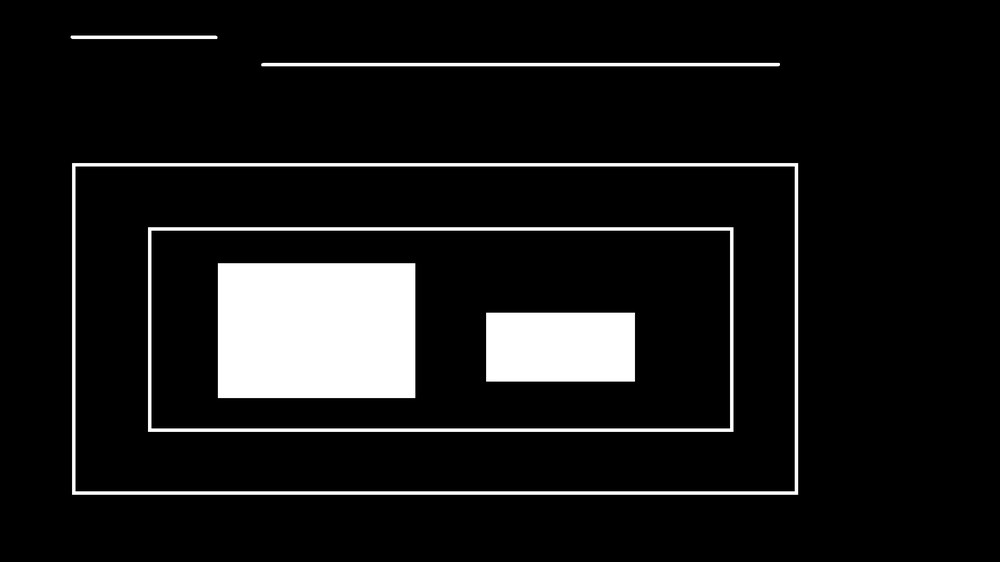
#> input picture data/hierarchy1.png, 1000 x 562 px, shrunk from 2304 x 1296 before the run
$ python 4.9.5_ContoursHierarchy.py
#> lines starting #> are read from the running program, lines starting #| are printed output that depends on the picture; after the words box and inside, x2 and y2 are one past the last pixel; in counts of white or black regions, pixels touching at a corner belong together
import cv2 as cv
import numpy as np

img = cv.imread('./data/hierarchy1.png')
#> img is the input picture: shape (562, 1000, 3); min 0, max 255, mean 23.6
imgray = cv.cvtColor(img, cv.COLOR_BGR2GRAY)
ret, thresh = cv.threshold(imgray, 127, 255, 0)
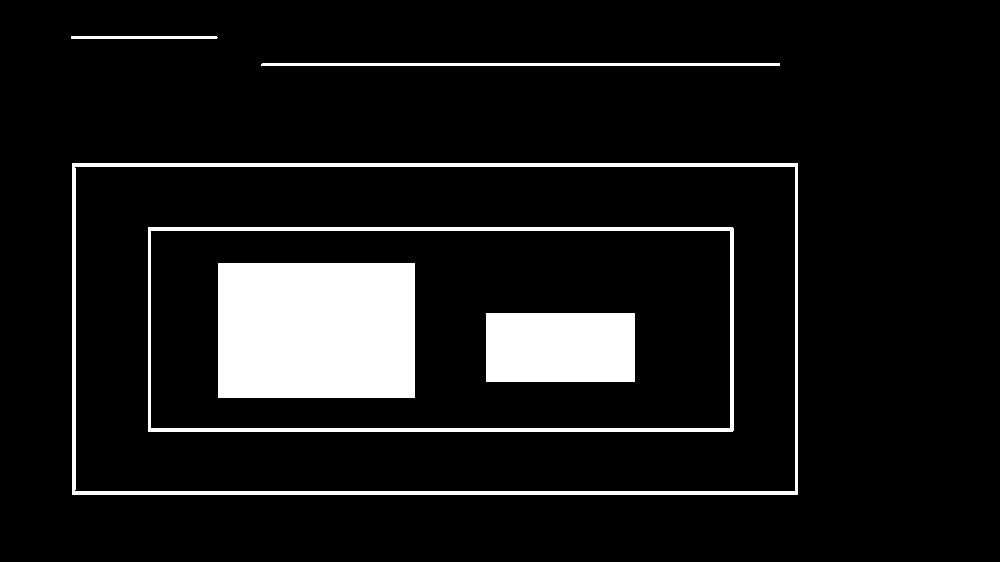
#> thresh: shape (562, 1000); 9.4% white; 6 white regions

# 只检索所有的轮廓，但不创建任何亲子关系。在这个规则下，父轮廓和子轮廓是平等的，他们只是轮廓。他们都属于同一层级
print('RETR_LIST==1----------------------------------------------------------------')
contours, hierarchy = cv.findContours(thresh, cv.RETR_LIST, cv.CHAIN_APPROX_SIMPLE)
#> contours = 8 contours; box (x1, y1, x2, y2) and area: (72, 163, 798, 495) 239975, (74, 166, 796, 492) 234001, (148, 227, 734, 432) 119339, (150, 230, 731, 429) 114838, (218, 263, 415, 398) 26264, (486, 313, 635, 382) 10064, (261, 63, 780, 66) 1036, (71, 36, 218, 39) 291
print(hierarchy)
#| [[[ 1 -1 -1 -1]
#|   [ 2  0 -1 -1]
#|   [ 3  1 -1 -1]
#|   [ 4  2 -1 -1]
#|   [ 5  3 -1 -1]
#|   [ 6  4 -1 -1]
#|   [ 7  5 -1 -1]
#|   [-1  6 -1 -1]]]

imRETR_LIST = img.copy()
cnt = contours[0]
#> cnt = [[486, 313], [486, 381], [634, 381], [634, 313]]
cv.drawContours(imRETR_LIST, [cnt], 0, (255, 0, 0), 3)
cnt = contours[1]
#> cnt = [[218, 263], [218, 397], [414, 397], [414, 263]]
cv.drawContours(imRETR_LIST, [cnt], 0, (0, 255, 0), 3)
cnt = contours[2]
#> cnt = [[150, 231], [151, 230], [729, 230], [730, 231], [730, 427], [729, 428], [151, 428], [150, 427]]
cv.drawContours(imRETR_LIST, [cnt], 0, (0, 0, 255), 3)
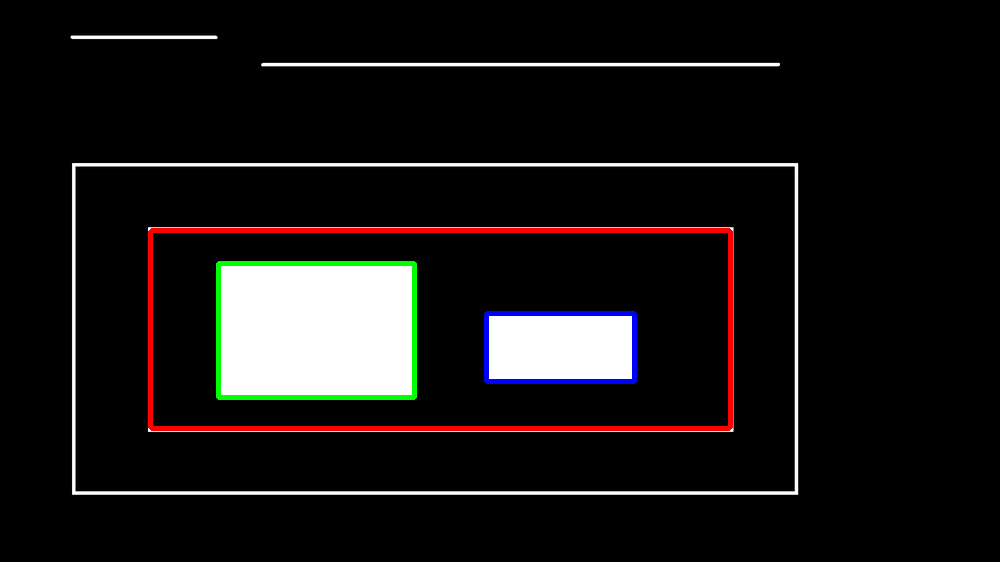
#> imRETR_LIST: shape (562, 1000, 3); mean B, G, R 21.1, 21.6, 23.7
cv.imshow('imRETR_LIST', imRETR_LIST)

# 如果使用此标志，它只返回极端外部标志
print('RETR_EXTERNAL==0----------------------------------------------------------------')
contours, hierarchy = cv.findContours(thresh, cv.RETR_EXTERNAL, cv.CHAIN_APPROX_SIMPLE)
#> contours = 3 contours; box (x1, y1, x2, y2) and area: (72, 163, 798, 495) 239975, (261, 63, 780, 66) 1036, (71, 36, 218, 39) 291
print(hierarchy)
#| [[[ 1 -1 -1 -1]
#|   [ 2  0 -1 -1]
#|   [-1  1 -1 -1]]]

imRETR_EXTERNAL = img.copy()
cnt = contours[0]
#> cnt = [[72, 163], [72, 494], [797, 494], [797, 163]]
cv.drawContours(imRETR_EXTERNAL, [cnt], 0, (255, 0, 0), 3)
cnt = contours[1]
#> cnt = [[262, 63], [261, 64], [261, 65], [779, 65], [779, 63]]
cv.drawContours(imRETR_EXTERNAL, [cnt], 0, (0, 255, 0), 3)
cnt = contours[2]
#> cnt = [[71, 36], [71, 38], [216, 38], [217, 37], [216, 36]]
cv.drawContours(imRETR_EXTERNAL, [cnt], 0, (0, 0, 255), 3)
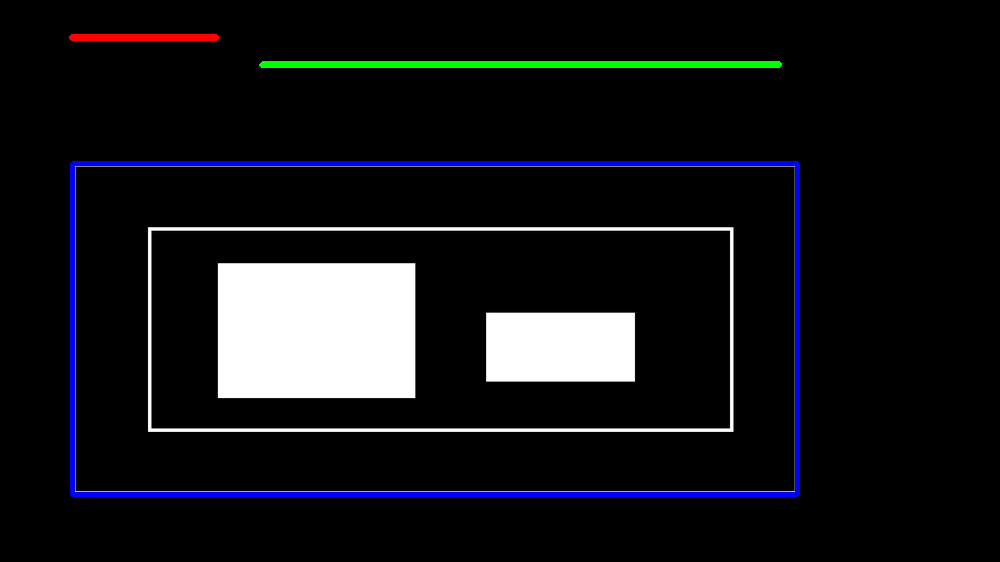
#> imRETR_EXTERNAL: shape (562, 1000, 3); mean B, G, R 24.5, 21.4, 20.2
cv.imshow('imRETR_EXTERNAL', imRETR_EXTERNAL)


img = cv.imread('./data/hierarchy2.png')
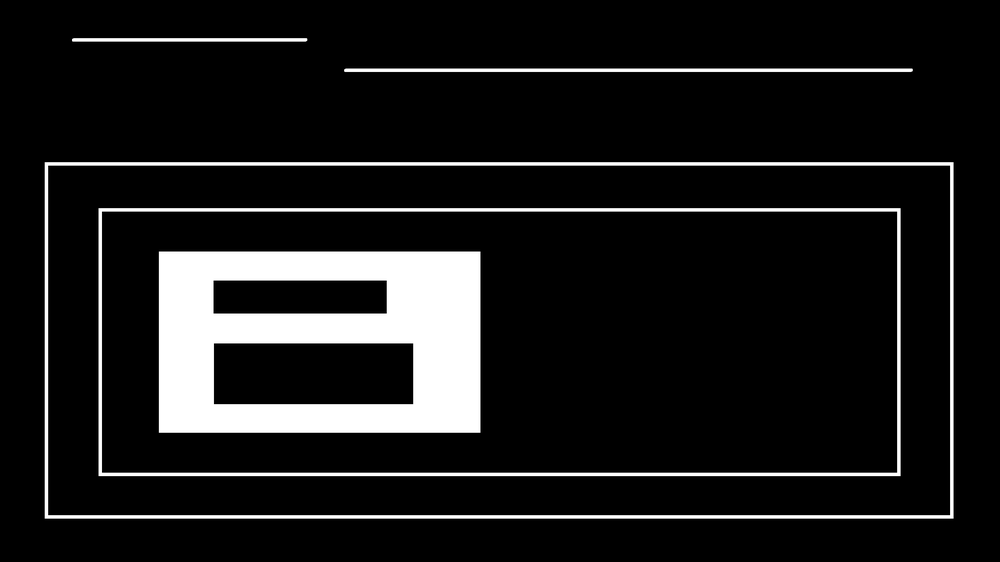
#> input picture data/hierarchy2.png, 1000 x 562 px, shrunk from 2304 x 1296 before the run
#> img is the input picture: shape (562, 1000, 3); min 0, max 255, mean 27
imgray = cv.cvtColor(img, cv.COLOR_BGR2GRAY)
ret, thresh = cv.threshold(imgray, 127, 255, 0)
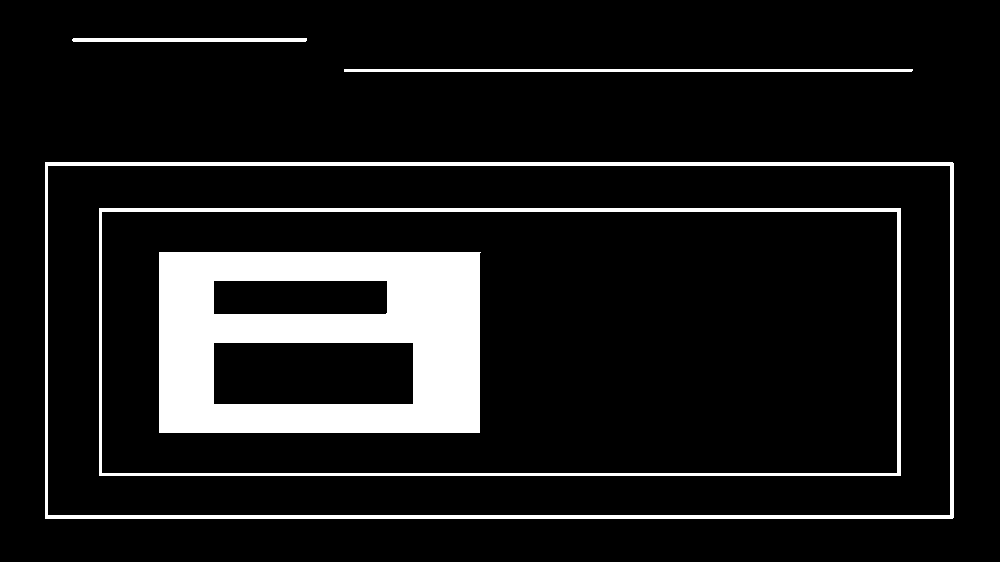
#> thresh: shape (562, 1000); 10.7% white; 5 white regions

# 此标志检索所有轮廓并将其排列为2级层次结构。物体的外部轮廓(即物体的边界)放在层次结构1中。对象内部孔洞的轮廓(如果有)放在层次结构2中。
# 只需考虑在黑色背景上的“白色的零”图像。零的外层属于第一级，零的内层属于第二级。
print('RETR_CCOMP==2----------------------------------------------------------------')
contours, hierarchy = cv.findContours(thresh, cv.RETR_CCOMP, cv.CHAIN_APPROX_SIMPLE)
#> contours = 9 contours; largest, box (x1, y1, x2, y2) and area: (45, 162, 954, 519) 323247, (47, 165, 951, 516) 316048, (99, 208, 901, 476) 213867, (101, 211, 898, 474) 208550, (159, 252, 481, 433) 57600
print(hierarchy)
#| [[[ 3 -1  1 -1]
#|   [ 2 -1 -1  0]
#|   [-1  1 -1  0]
#|   [ 5  0  4 -1]
#|   [-1 -1 -1  3]
#|   [ 7  3  6 -1]
#|   [-1 -1 -1  5]
#|   [ 8  5 -1 -1]
#|   [-1  7 -1 -1]]]

imRETR_CCOMP = img.copy()
cnt = contours[0]
#> cnt = [[159, 252], [159, 432], [479, 432], [479, 253], [480, 252]]
cv.drawContours(imRETR_CCOMP, [cnt], 0, (255, 0, 0), 3)
cnt = contours[1]
#> cnt = [[213, 343], [214, 342], [412, 342], [413, 343], [413, 403], [412, 404], [214, 404], [213, 403]]
cv.drawContours(imRETR_CCOMP, [cnt], 0, (0, 255, 0), 3)
cnt = contours[2]
#> cnt = [[213, 281], [214, 280], [386, 280], [387, 281], [387, 312], [385, 314], [214, 314], [213, 313]]
cv.drawContours(imRETR_CCOMP, [cnt], 0, (0, 0, 255), 3)
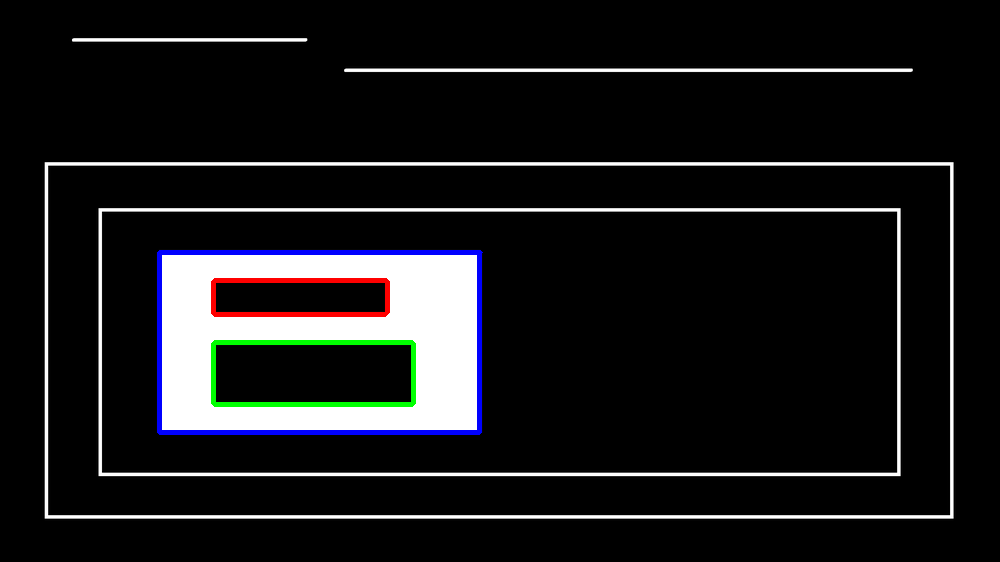
#> imRETR_CCOMP: shape (562, 1000, 3); mean B, G, R 26.5, 25.4, 25.2
cv.imshow('imRETR_CCOMP', imRETR_CCOMP)

# 它检索所有的轮廓并创建一个完整的家族层次结构列表。它甚至告诉，谁是爷爷，父亲，儿子，孙子，甚至更多
print('RETR_TREE==3----------------------------------------------------------------')
contours, hierarchy = cv.findContours(thresh, cv.RETR_TREE, cv.CHAIN_APPROX_SIMPLE)
print(hierarchy)
#| [[[ 7 -1  1 -1]
#|   [-1 -1  2  0]
#|   [-1 -1  3  1]
#|   [-1 -1  4  2]
#|   [-1 -1  5  3]
#|   [ 6 -1 -1  4]
#|   [-1  5 -1  4]
#|   [ 8  0 -1 -1]
#|   [-1  7 -1 -1]]]

imRETR_TREE = img.copy()
cnt = contours[0]
#> cnt = [[45, 162], [45, 518], [952, 518], [953, 517], [953, 163], [952, 162]]
cv.drawContours(imRETR_TREE, [cnt], 0, (255, 0, 0), 3)
cnt = contours[1]
#> cnt = [[47, 166], [48, 165], [949, 165], [950, 166], [950, 514], [949, 515], [48, 515], [47, 514]]
cv.drawContours(imRETR_TREE, [cnt], 0, (0, 255, 0), 3)
cnt = contours[2]
#> cnt = [[99, 208], [99, 475], [900, 475], [900, 208]]
cv.drawContours(imRETR_TREE, [cnt], 0, (0, 0, 255), 3)
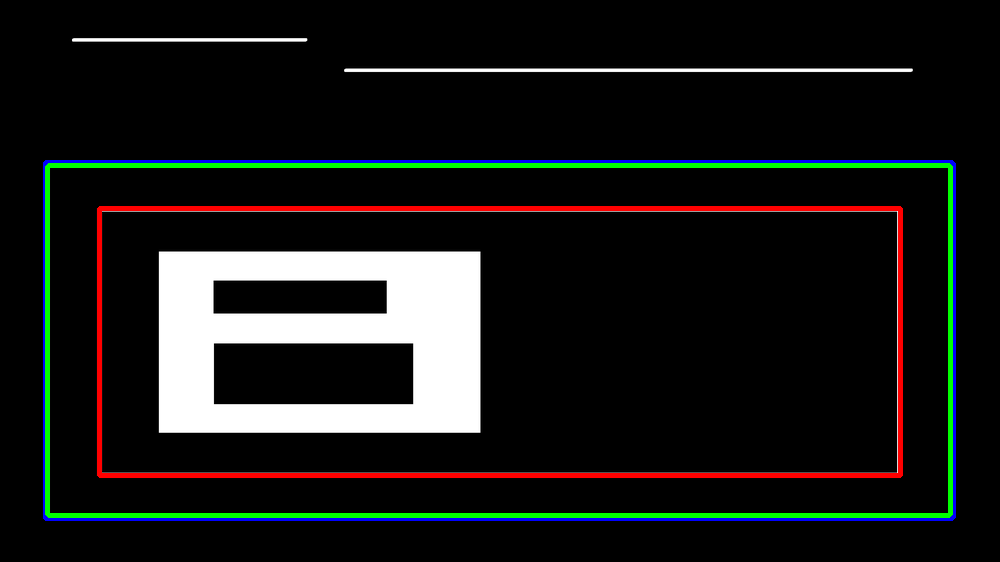
#> imRETR_TREE: shape (562, 1000, 3); mean B, G, R 23.4, 25.8, 25
cv.imshow('imRETR_TREE', imRETR_TREE)


cv.waitKey(0)
cv.destroyAllWindows()
